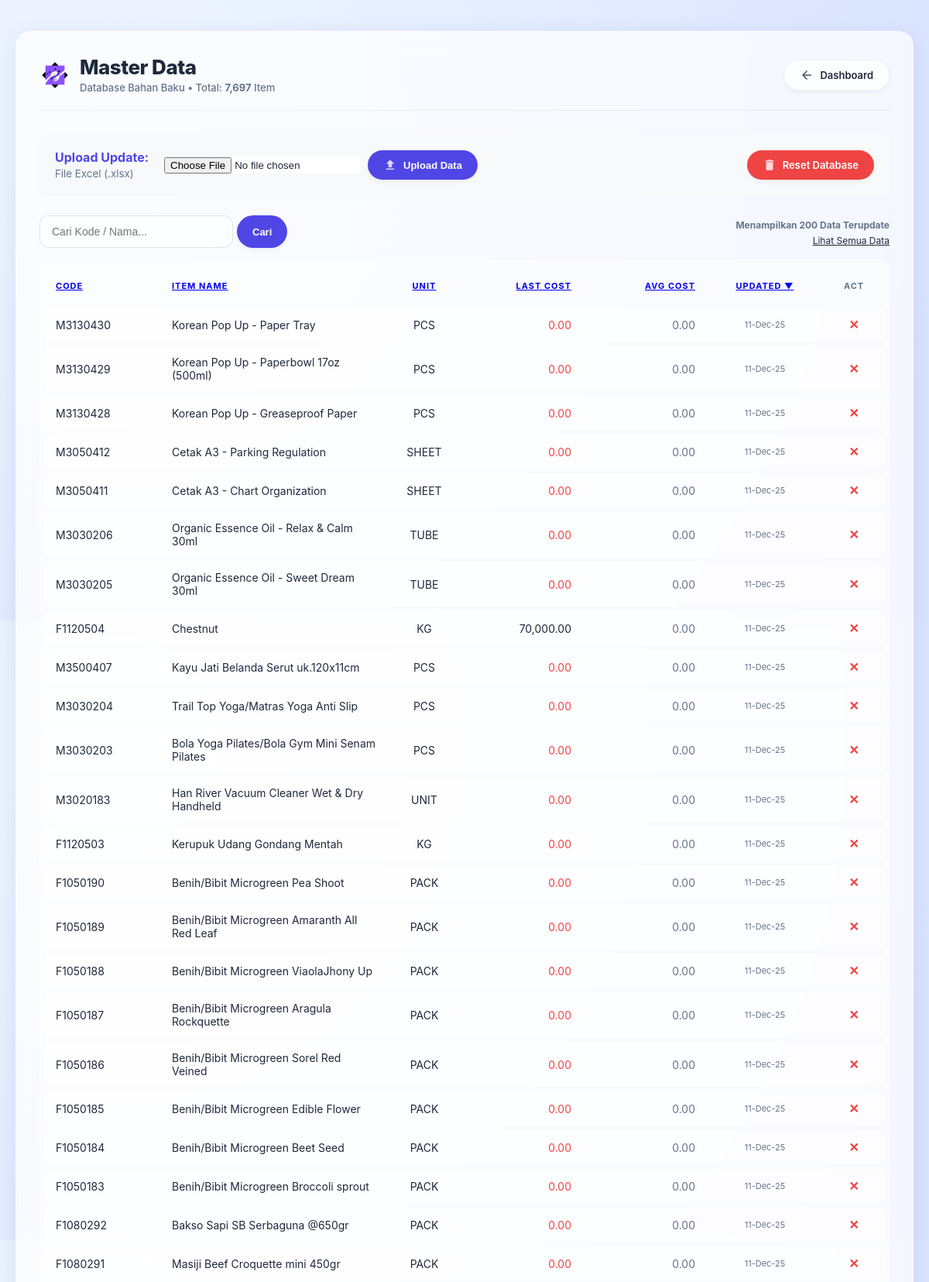
Screenshot of /import_master.php (upper part) with the database file from the repository.
### tables this page shows
CREATE TABLE items (
        code TEXT PRIMARY KEY,
        name TEXT,
        blocked INTEGER DEFAULT 0,
        unit TEXT,
        inventory REAL DEFAULT 0,
        costing_method TEXT DEFAULT 'Average',
        unit_cost REAL DEFAULT 0,
        last_direct_cost REAL DEFAULT 0,
        gen_prod_post_group TEXT,
        vat_prod_post_group TEXT,
        inv_post_group TEXT,
        reorder_quantity REAL DEFAULT 0,
        system_id TEXT,
        last_modified TEXT,
        last_modified_by TEXT
    , last_updated DATETIME);

### import_master.php (the view, shortened to what this page needs)
<?php
require 'db.php';
$search = $_GET['q'] ?? '';
$show_all = isset($_GET['show_all']);
$limit_default = 200;
$sort_col = $_GET['sort'] ?? 'last_updated';
$sort_order = $_GET['order'] ?? 'DESC';
function getSortLink($col, $label, $curCol, $curOrd) {
    global $search, $show_all;
    $newOrd = ($curCol == $col && $curOrd == 'ASC') ? 'DESC' : 'ASC';
    $icon = ($curCol == $col) ? ($curOrd == 'ASC' ? ' ▲' : ' ▼') : '';
    $url = "?sort=$col&order=$newOrd" . ($search ? "&q=$search" : "") . ($show_all ? "&show_all=1" : "");
    return "<a href='$url'>$label$icon</a>";
}
if ($search) {
    $sql = "SELECT * FROM items WHERE code LIKE ? OR name LIKE ? ORDER BY $sort_col $sort_order";
    $stmt = $pdo->prepare($sql);
    $stmt->execute(["%$search%", "%$search%"]);
    $items = $stmt->fetchAll();
    $view_label = "Hasil Pencarian: " . count($items) . " item";
} elseif ($show_all) {
    $items = $pdo->query("SELECT * FROM items ORDER BY $sort_col $sort_order")->fetchAll();
    $view_label = "Menampilkan SEMUA DATA";
} else {
    $items = $pdo->query("SELECT * FROM items ORDER BY $sort_col $sort_order LIMIT $limit_default")->fetchAll();
    $view_label = "Menampilkan $limit_default Data Terupdate";
}
$total_db = $pdo->query("SELECT COUNT(*) FROM items")->fetchColumn();
?>
<!DOCTYPE html>
<html lang="id">
<head>
    <link rel="stylesheet" href="style.css">
</head>
<body>
<div class="container">
    <div class="page-header">
        <div class="page-title">
            <div class="brand-wrapper">
                <img src="assets/app-logo.png" alt="Logo" class="app-logo">
                <div>
                    <h1>Master Data</h1>
                    <span>Database Bahan Baku • Total: <strong><?php echo number_format($total_db); ?></strong> Item</span>
                </div>
            </div>
        </div>
        <a href="index.php" class="btn btn-secondary">
            <svg class="icon" viewBox="0 0 24 24"><path d="M20 11H7.83l5.59-5.59L12 4l-8 8 8 8 1.41-1.41L7.83 13H20v-2z"/></svg>
            Dashboard
        </a>
    </div>
    <div style="background: #f8f9fa; padding: 20px; border: 1px solid var(--border); border-radius: 6px; margin-bottom: 25px;">
        <div style="display:flex; justify-content:space-between; align-items:center;">
            <form method="post" enctype="multipart/form-data" style="display: flex; gap: 10px; align-items: center; flex:1;">
                <div style="margin-right:10px;">
                    <strong style="color:var(--primary);">Upload Update:</strong><br>
                    <small style="color:var(--text-muted);">File Excel (.xlsx)</small>
                </div>
                <input type="file" name="file" accept=".csv, .xlsx, .xls" required style="background:white; max-width:300px;">
                <button type="submit" name="upload" class="btn btn-primary">
                    <svg class="icon" viewBox="0 0 24 24"><path d="M9 16h6v-6h4l-7-7-7 7h4zm-4 2h14v2H5z"/></svg>
                    Upload Data
                </button>
            </form>
            <a href="import_master.php?action=reset_all" class="btn btn-danger"
               onclick="return confirm('PERINGATAN KERAS!\n\nAnda akan MENGHAPUS SEMUA DATA Master Item.\n\nYakin?');">
               <svg class="icon" viewBox="0 0 24 24"><path d="M6 19c0 1.1.9 2 2 2h8c1.1 0 2-.9 2-2V7H6v12zM19 4h-3.5l-1-1h-5l-1 1H5v2h14V4z"/></svg>
               Reset Database
            </a>
        </div>
    </div>
    <div style="display:flex; justify-content:space-between; align-items:center; margin-bottom:15px;">
        <form method="get" style="display:flex; gap:5px;">
            <input type="text" name="q" placeholder="Cari Kode / Nama..." value="<?php echo htmlspecialchars($search); ?>" style="width:250px;">
            <button type="submit" class="btn btn-primary">Cari</button>
        </form>
        <div class="text-right">
            <span style="font-size:12px; color:var(--text-muted); font-weight:bold;"><?php echo $view_label; ?></span><br>
            <?php if(!$search && !$show_all): ?>
                <a href="import_master.php?show_all=1" style="font-size:12px; color:var(--accent);">Lihat Semua Data</a>
            <?php endif; ?>
        </div>
    </div>
    <div class="table-responsive">
        <table>
            <thead>
                <tr>
                    <th style="width:120px;"><?php echo getSortLink('code', 'Code', $sort_col, $sort_order); ?></th>
                    <th><?php echo getSortLink('name', 'Item Name', $sort_col, $sort_order); ?></th>
                    <th style="width:60px;" class="text-center"><?php echo getSortLink('unit', 'Unit', $sort_col, $sort_order); ?></th>
                    <th style="width:130px;" class="text-right"><?php echo getSortLink('last_direct_cost', 'Last Cost', $sort_col, $sort_order); ?></th>
                    <th style="width:130px;" class="text-right"><?php echo getSortLink('unit_cost', 'Avg Cost', $sort_col, $sort_order); ?></th>
                    <th style="width:120px;" class="text-center"><?php echo getSortLink('last_updated', 'Updated', $sort_col, $sort_order); ?></th>
                    <th style="width:50px;" class="text-center">Act</th>
                </tr>
            </thead>
            <tbody>
                <?php foreach($items as $item): ?>
                <tr>
                    <td class="font-mono text-bold" style="color:var(--accent);"><?php echo htmlspecialchars($item['code']); ?></td>
                    <td><?php echo htmlspecialchars($item['name']); ?></td>
                    <td class="text-center text-bold"><?php echo htmlspecialchars($item['unit']); ?></td>
                    <td class="text-right font-mono" style="<?php echo ($item['last_direct_cost'] == 0) ? 'color:var(--danger);' : ''; ?>">
                        <?php echo number_format($item['last_direct_cost'], 2); ?>
                    </td>
                    <td class="text-right font-mono" style="color:var(--text-muted);">
                        <?php echo number_format($item['unit_cost'], 2); ?>
                    </td>
                    <td class="text-center" style="font-size:11px; color:var(--text-muted);">
                        <?php echo date('d-M-y', strtotime($item['last_updated'])); ?>
                    </td>
                    <td class="text-center">
                        <a href="import_master.php?action=delete&code=<?php echo urlencode($item['code']); ?>"
                           onclick="return confirm('Hapus Item?');" title="Hapus"
                           style="color:var(--danger); text-decoration:none; font-weight:bold; font-size:16px;">
                           ✕
                        </a>
                    </td>
                </tr>
                <?php endforeach; ?>
            </tbody>
        </table>
    </div>
</div>
</body>
</html>

### style.css (style rules this page uses)
:root { --glass-bg: rgba(255, 255, 255, 0.7); --glass-border: 1px solid rgba(255, 255, 255, 0.6); --glass-shadow: 0 8px 32px 0 rgba(31, 38, 135, 0.1); --backdrop: blur(12px); --primary: #4f46e5; --primary-hover: #4338ca; --text-main: #1e293b; --text-muted: #64748b; --danger: #ef4444; --success: #10b981; --radius-l: 20px; --radius-m: 12px; --radius-s: 8px; }
body { background: linear-gradient(135deg, #fdfbfb 0%, #ebedee 100%); background: radial-gradient(circle at 10% 20%, rgb(239, 246, 255) 0%, rgb(219, 228, 255) 90%); font-family: 'Inter', 'Segoe UI', sans-serif; color: var(--text-main); margin: 0; padding: 40px 20px; min-height: 100vh; }
.container { max-width: 1300px; margin: 0 auto; background: var(--glass-bg); backdrop-filter: var(--backdrop); -webkit-backdrop-filter: var(--backdrop); border: var(--glass-border); box-shadow: var(--glass-shadow); border-radius: var(--radius-l); padding: 30px; }
.page-header { display: flex; justify-content: space-between; align-items: center; margin-bottom: 30px; border-bottom: 1px solid rgba(0,0,0,0.05); padding-bottom: 20px; }
.page-title h1 { margin: 0; font-size: 26px; font-weight: 800; color: var(--text-main); letter-spacing: -0.5px; }
.page-title span { font-size: 13px; color: var(--text-muted); font-weight: 500; }
.btn, .btn-icon, button { display: inline-flex; align-items: center; gap: 8px; padding: 10px 20px; font-size: 13px; font-weight: 600; border: none; border-radius: 50px; cursor: pointer; text-decoration: none; transition: all 0.3s ease; box-shadow: 0 4px 6px -1px rgba(0, 0, 0, 0.05); }
.btn-primary, .btn-save, .btn-search, .btn-upload { background: var(--primary); color: white; }
.btn-secondary, .btn-back { background: rgba(255,255,255,0.8); color: var(--text-main); border: 1px solid rgba(0,0,0,0.05); }
.btn-danger, .btn-reset { background: var(--danger); color: white; }
input[type="text"], input[type="number"], .file-input, select { width: 100%; padding: 12px 15px; background: rgba(255, 255, 255, 0.5); border: 1px solid rgba(0,0,0,0.1); border-radius: var(--radius-m); font-size: 14px; color: var(--text-main); box-sizing: border-box; transition: 0.3s; }
.table-responsive { background: rgba(255,255,255,0.4); border-radius: var(--radius-m); padding: 5px; border: 1px solid rgba(255,255,255,0.5); }
table { width: 100%; border-collapse: separate; border-spacing: 0 6px; margin-top: 0; }
th { padding: 15px; font-size: 11px; font-weight: 700; text-transform: uppercase; color: var(--text-muted); letter-spacing: 1px; border: none; text-align: left; }
td { background: rgba(255, 255, 255, 0.6); padding: 12px 15px; border: none; font-size: 14px; }
tr td:first-child { border-top-left-radius: 10px; border-bottom-left-radius: 10px; }
tr td:last-child { border-top-right-radius: 10px; border-bottom-right-radius: 10px; }
.icon { width: 18px; height: 18px; fill: currentColor; opacity: 0.8; }
.text-center { text-align: center; }
.text-right { text-align: right; }
.app-logo { height: 40px; width: auto; display: block; }
.brand-wrapper { display: flex; align-items: center; gap: 12px; }

### rows the page displays
items: code "M3130430", name "Korean Pop Up - Paper Tray", unit "PCS", last_direct_cost "0.00", unit_cost "0.00", last_updated "11-Dec-25"
items: code "M3130429", name "Korean Pop Up - Paperbowl 17oz (500ml)", unit "PCS", last_direct_cost "0.00", unit_cost "0.00", last_updated "11-Dec-25"
items: code "M3130428", name "Korean Pop Up - Greaseproof Paper", unit "PCS", last_direct_cost "0.00", unit_cost "0.00", last_updated "11-Dec-25"
items: code "M3050412", name "Cetak A3 - Parking Regulation", unit "SHEET", last_direct_cost "0.00", unit_cost "0.00", last_updated "11-Dec-25"
items: code "M3050411", name "Cetak A3 - Chart Organization", unit "SHEET", last_direct_cost "0.00", unit_cost "0.00", last_updated "11-Dec-25"
items: code "M3030206", name "Organic Essence Oil - Relax & Calm 30ml", unit "TUBE", last_direct_cost "0.00", unit_cost "0.00", last_updated "11-Dec-25"
items: code "M3030205", name "Organic Essence Oil - Sweet Dream 30ml", unit "TUBE", last_direct_cost "0.00", unit_cost "0.00", last_updated "11-Dec-25"
items: code "F1120504", name "Chestnut", unit "KG", last_direct_cost "70,000.00", unit_cost "0.00", last_updated "11-Dec-25"
items: code "M3500407", name "Kayu Jati Belanda Serut uk.120x11cm", unit "PCS", last_direct_cost "0.00", unit_cost "0.00", last_updated "11-Dec-25"
items: code "M3030204", name "Trail Top Yoga/Matras Yoga Anti Slip", unit "PCS", last_direct_cost "0.00", unit_cost "0.00", last_updated "11-Dec-25"
items: code "M3030203", name "Bola Yoga Pilates/Bola Gym Mini Senam Pilates", unit "PCS", last_direct_cost "0.00", unit_cost "0.00", last_updated "11-Dec-25"
items: code "M3020183", name "Han River Vacuum Cleaner Wet & Dry Handheld", unit "UNIT", last_direct_cost "0.00", unit_cost "0.00", last_updated "11-Dec-25"
items: code "F1120503", name "Kerupuk Udang Gondang Mentah", unit "KG", last_direct_cost "0.00", unit_cost "0.00", last_updated "11-Dec-25"
items: code "F1050190", name "Benih/Bibit Microgreen Pea Shoot", unit "PACK", last_direct_cost "0.00", unit_cost "0.00", last_updated "11-Dec-25"
items: code "F1050189", name "Benih/Bibit Microgreen Amaranth All Red Leaf", unit "PACK", last_direct_cost "0.00", unit_cost "0.00", last_updated "11-Dec-25"
items: code "F1050188", name "Benih/Bibit Microgreen ViaolaJhony Up", unit "PACK", last_direct_cost "0.00", unit_cost "0.00", last_updated "11-Dec-25"
items: code "F1050187", name "Benih/Bibit Microgreen Aragula Rockquette", unit "PACK", last_direct_cost "0.00", unit_cost "0.00", last_updated "11-Dec-25"
items: code "F1050186", name "Benih/Bibit Microgreen Sorel Red Veined", unit "PACK", last_direct_cost "0.00", unit_cost "0.00", last_updated "11-Dec-25"
items: code "F1050185", name "Benih/Bibit Microgreen Edible Flower", unit "PACK", last_direct_cost "0.00", unit_cost "0.00", last_updated "11-Dec-25"
items: code "F1050184", name "Benih/Bibit Microgreen Beet Seed", unit "PACK", last_direct_cost "0.00", unit_cost "0.00", last_updated "11-Dec-25"
items: code "F1050183", name "Benih/Bibit Microgreen Broccoli sprout", unit "PACK", last_direct_cost "0.00", unit_cost "0.00", last_updated "11-Dec-25"
items: code "F1080292", name "Bakso Sapi SB Serbaguna @650gr", unit "PACK", last_direct_cost "0.00", unit_cost "0.00", last_updated "11-Dec-25"
items: code "F1080291", name "Masiji Beef Croquette mini 450gr", unit "PACK", last_direct_cost "0.00", unit_cost "0.00", last_updated "11-Dec-25"

### other values shown
$total_db "7,697"
$view_label "Menampilkan 200 Data Terupdate"
$label "CODE ITEM NAME UNIT LAST COST AVG COST UPDATED"
$icon "▼"
